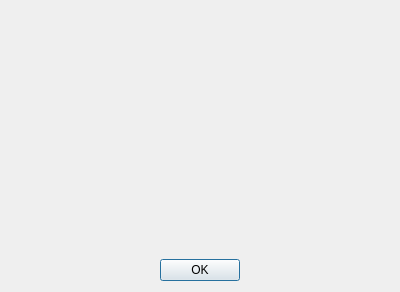
<?xml version="1.0" encoding="UTF-8"?>
<ui version="4.0">
 <class>keyerAbout</class>
 <widget class="QDialog" name="keyerAbout">
  <property name="geometry">
   <rect>
    <x>0</x>
    <y>0</y>
    <width>400</width>
    <height>292</height>
   </rect>
  </property>
  <property name="windowTitle">
   <string>Minos Voice Keyer</string>
  </property>
  <layout class="QVBoxLayout" name="verticalLayout">
   <item>
    <widget class="QLabel" name="AboutMemo">
     <property name="text">
      <string/>
     </property>
     <property name="alignment">
      <set>Qt::AlignCenter</set>
     </property>
    </widget>
   </item>
   <item>
    <layout class="QHBoxLayout" name="horizontalLayout">
     <item>
      <spacer name="horizontalSpacer">
       <property name="orientation">
        <enum>Qt::Horizontal</enum>
       </property>
       <property name="sizeHint" stdset="0">
        <size>
         <width>40</width>
         <height>20</height>
        </size>
       </property>
      </spacer>
     </item>
     <item>
      <widget class="QPushButton" name="pushButton">
       <property name="text">
        <string>OK</string>
       </property>
       <property name="default">
        <bool>true</bool>
       </property>
      </widget>
     </item>
     <item>
      <spacer name="horizontalSpacer_2">
       <property name="orientation">
        <enum>Qt::Horizontal</enum>
       </property>
       <property name="sizeHint" stdset="0">
        <size>
         <width>40</width>
         <height>20</height>
        </size>
       </property>
      </spacer>
     </item>
    </layout>
   </item>
  </layout>
 </widget>
 <resources/>
 <connections/>
</ui>
